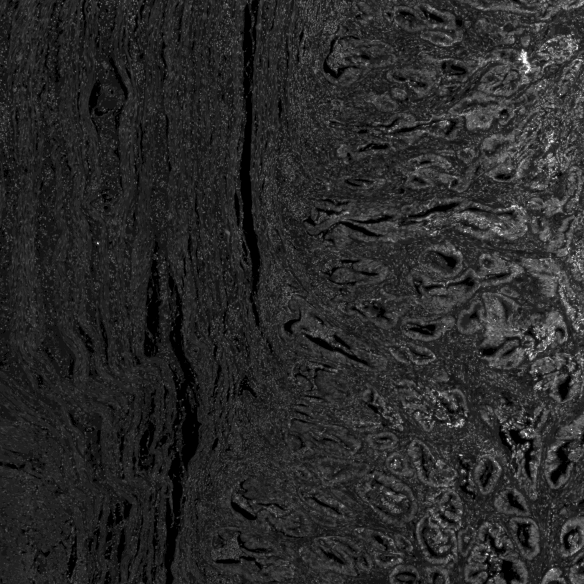
#> input picture data/sample_A/Images_Coordinates/DAPI.png, 1168 x 1168 px (shown at 1/2 size)
$ python -i gtc_mask__helper_functions.py   (imports and definitions only)
#> lines starting #> are read from the running program, lines starting #| are printed output that depends on the picture
#################################
# Michael Gruber, 21.10.2021    #
# Medizinische Universität Graz #
# Lehrstuhl für Histologie      #
#################################

import cv2
import numpy as np
import pandas as pd
import gtc.mask as g_msk
import gtc.function as g_fct
import skimage.morphology as ski_mrph
from math import floor, log, sqrt
from typing import Union


# [418 lines left out: functions disk_kernel, gaussian_kernel, new_black_binary_image, new_black_color_image, new_white_color_image, new_black_color_image_with_alpha_channel and 14 more, not called in this run]

#################################

>>> import cv2
>>> picture = cv2.imread('../../data/sample_A/Images_Coordinates/DAPI.png')
#> picture is the input picture: shape (1168, 1168, 3); min 0, max 255, mean 41.3
>>> result = histogram_equalization_image(picture)
#> in histogram_equalization_image, `img_tmp_gray = clahe_grid.apply(img_tmp_gray)`:
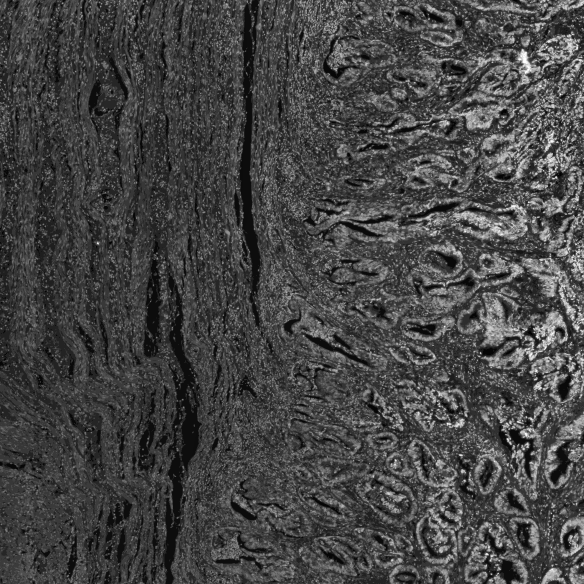
#> img_tmp_gray: shape (1168, 1168) (shown at 1/2 size); min 1, max 255, mean 69.5

$ run again, on data/sample_A/Images_Coordinates/FITC.png
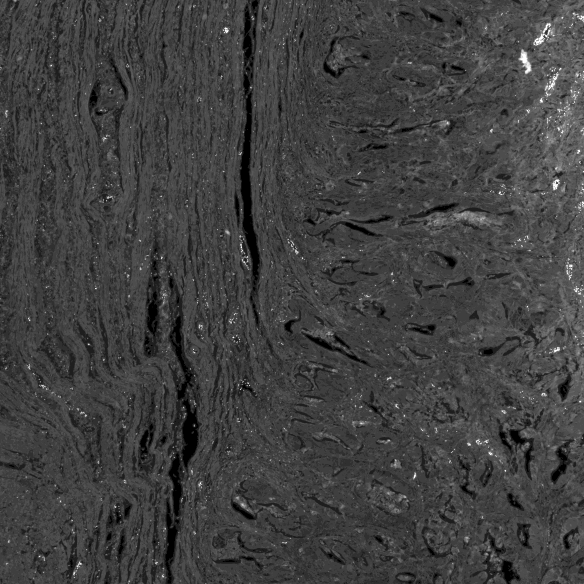
#> input picture data/sample_A/Images_Coordinates/FITC.png, 1168 x 1168 px (shown at 1/2 size)
#> picture is the input picture: shape (1168, 1168, 3); min 0, max 255, mean 64.3
#> in histogram_equalization_image, `img_tmp_gray = clahe_grid.apply(img_tmp_gray)`:
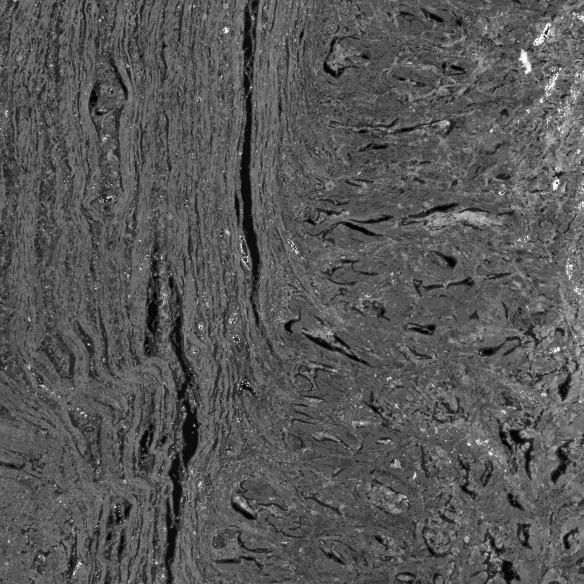
#> img_tmp_gray: shape (1168, 1168) (shown at 1/2 size); min 1, max 255, mean 87.2
